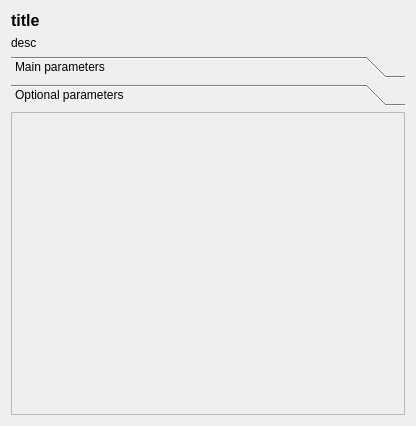
<?xml version="1.0" encoding="UTF-8"?>
<ui version="4.0">
 <class>WidgetIOProperties</class>
 <widget class="QWidget" name="WidgetIOProperties">
  <property name="geometry">
   <rect>
    <x>0</x>
    <y>0</y>
    <width>416</width>
    <height>426</height>
   </rect>
  </property>
  <property name="minimumSize">
   <size>
    <width>410</width>
    <height>420</height>
   </size>
  </property>
  <property name="windowTitle">
   <string>Form</string>
  </property>
  <layout class="QVBoxLayout" name="verticalLayout">
   <item>
    <widget class="QLabel" name="labelTitle">
     <property name="font">
      <font>
       <pointsize>12</pointsize>
       <weight>75</weight>
       <bold>true</bold>
      </font>
     </property>
     <property name="text">
      <string>title</string>
     </property>
    </widget>
   </item>
   <item>
    <widget class="QLabel" name="labelDesc">
     <property name="text">
      <string>desc</string>
     </property>
     <property name="wordWrap">
      <bool>true</bool>
     </property>
    </widget>
   </item>
   <item>
    <widget class="QToolBox" name="toolBox">
     <property name="currentIndex">
      <number>1</number>
     </property>
     <widget class="QWidget" name="page">
      <property name="geometry">
       <rect>
        <x>0</x>
        <y>0</y>
        <width>98</width>
        <height>70</height>
       </rect>
      </property>
      <attribute name="label">
       <string>Main parameters</string>
      </attribute>
      <layout class="QVBoxLayout" name="verticalLayout_2">
       <property name="leftMargin">
        <number>0</number>
       </property>
       <property name="topMargin">
        <number>0</number>
       </property>
       <property name="rightMargin">
        <number>0</number>
       </property>
       <property name="bottomMargin">
        <number>0</number>
       </property>
       <item>
        <widget class="QScrollArea" name="scrollAreaMandatory">
         <property name="widgetResizable">
          <bool>true</bool>
         </property>
         <widget class="QWidget" name="scrollAreaWidgetContents">
          <property name="geometry">
           <rect>
            <x>0</x>
            <y>0</y>
            <width>98</width>
            <height>28</height>
           </rect>
          </property>
          <layout class="QVBoxLayout" name="verticalLayout_4">
           <property name="leftMargin">
            <number>9</number>
           </property>
           <property name="topMargin">
            <number>0</number>
           </property>
           <property name="rightMargin">
            <number>0</number>
           </property>
           <property name="bottomMargin">
            <number>0</number>
           </property>
           <item>
            <layout class="QGridLayout" name="mainLayout"/>
           </item>
           <item>
            <spacer name="verticalSpacer_3">
             <property name="orientation">
              <enum>Qt::Vertical</enum>
             </property>
             <property name="sizeHint" stdset="0">
              <size>
               <width>20</width>
               <height>241</height>
              </size>
             </property>
            </spacer>
           </item>
          </layout>
         </widget>
        </widget>
       </item>
      </layout>
     </widget>
     <widget class="QWidget" name="page_2">
      <property name="geometry">
       <rect>
        <x>0</x>
        <y>0</y>
        <width>398</width>
        <height>307</height>
       </rect>
      </property>
      <attribute name="label">
       <string>Optional parameters</string>
      </attribute>
      <layout class="QVBoxLayout" name="verticalLayout_3">
       <property name="leftMargin">
        <number>0</number>
       </property>
       <property name="topMargin">
        <number>0</number>
       </property>
       <property name="rightMargin">
        <number>0</number>
       </property>
       <property name="bottomMargin">
        <number>0</number>
       </property>
       <item>
        <widget class="QScrollArea" name="scrollAreaOptional">
         <property name="widgetResizable">
          <bool>true</bool>
         </property>
         <widget class="QWidget" name="scrollAreaWidgetContents_2">
          <property name="geometry">
           <rect>
            <x>0</x>
            <y>0</y>
            <width>396</width>
            <height>305</height>
           </rect>
          </property>
          <layout class="QVBoxLayout" name="verticalLayout_5">
           <property name="leftMargin">
            <number>9</number>
           </property>
           <property name="topMargin">
            <number>0</number>
           </property>
           <property name="rightMargin">
            <number>0</number>
           </property>
           <property name="bottomMargin">
            <number>0</number>
           </property>
           <item>
            <layout class="QGridLayout" name="optionLayout"/>
           </item>
           <item>
            <spacer name="verticalSpacer_2">
             <property name="orientation">
              <enum>Qt::Vertical</enum>
             </property>
             <property name="sizeHint" stdset="0">
              <size>
               <width>20</width>
               <height>241</height>
              </size>
             </property>
            </spacer>
           </item>
          </layout>
         </widget>
        </widget>
       </item>
      </layout>
     </widget>
    </widget>
   </item>
  </layout>
 </widget>
 <resources/>
 <connections/>
</ui>
